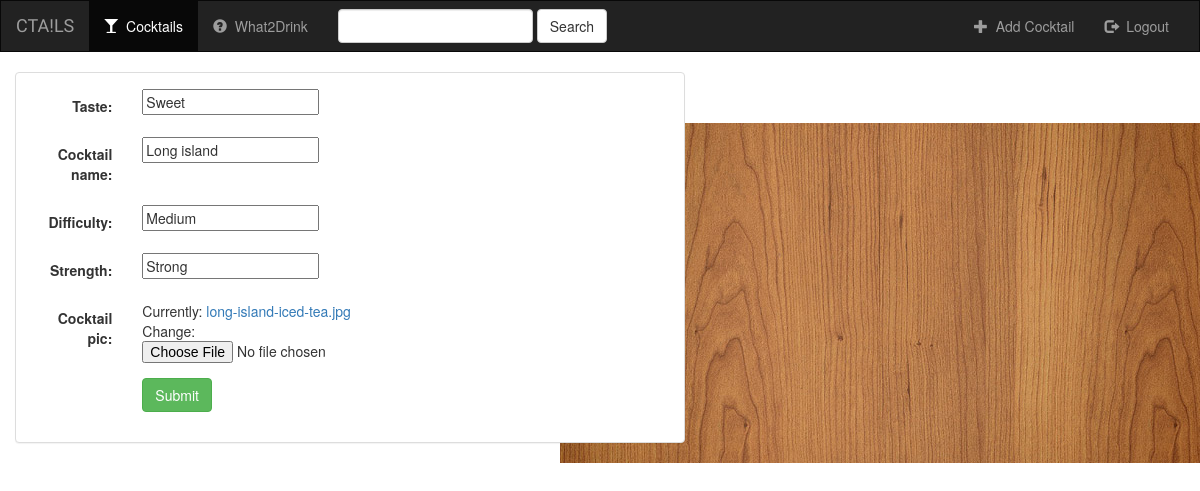
Page /cocktails/cocktail/Long island/ on the committed database.
### cocktails/models.py (models this page shows, shortened)
class Cocktail(models.Model):
    taste = models.CharField(max_length=20)
    cocktail_name = models.CharField(max_length=50, primary_key='true')
    difficulty = models.CharField(max_length=20)
    cocktail_pic = models.FileField()
    strength = models.CharField(max_length=20)
    is_favorite = models.BooleanField(default=False)
    spirit1 = models.CharField(max_length=30, default='')
    spirit2 = models.CharField(max_length=30, default='')
    spirit3 = models.CharField(max_length=30, default='')
    spirit4 = models.CharField(max_length=30, default='')
    spirit5 = models.CharField(max_length=30, default='')

### cocktails/views.py (the view)
# urls.py: path('cocktail/<str:pk>/', views.CocktailUpdate.as_view(), name='cocktail-update'),
class CocktailUpdate(UpdateView):
    model = Cocktail
    fields = ['taste', 'cocktail_name', 'difficulty', 'strength', 'cocktail_pic']

### cocktails/templates/cocktails/cocktail_form.html (shortened to what this page needs)
{% extends 'cocktails/base.html' %}
{% block body %}
<div class="container-fluid">
    <div class="row">
        <div class="col-sm-12 col-md-7">
            <div class="panel panel-default">
                <div class="panel-body">
                    <form class="form-horizontal" action="" method="post" enctype="multipart/form-data">
                        {% include 'cocktails/form-template.html' %}
                        <div class="form-group">
                            <div class="col-sm-offset-2 col-sm-10">
                                <button type="submit" class="btn btn-success">Submit</button>
                            </div>
                        </div>
                    </form>
                </div>
            </div>
        </div>
    </div>
</div>
{% endblock %}

### cocktails/templates/cocktails/form-template.html (shortened to what this page needs)
{% for field in form %}
    <div class="form-group">
        <div class="col-sm-offset-2 col-sm-10">
        </div>
        <label class="control-label col-sm-2">{{ field.label_tag }}</label>
        <div class="col-sm-10">{{ field }}</div>
    </div>
{% endfor %}

### cocktails/static/cocktails/style.css (style rules this page uses)
body { background: white url("images/123.jpg") no-repeat right bottom; }

### rows in the picture
Cocktail: form "Sweet" "Long island" "Medium" "Strong"

### other values in the picture
{{ field.label_tag }} "Taste:" "Cocktail name:" "Difficulty:" "Strength:" "Cocktail pic:"
